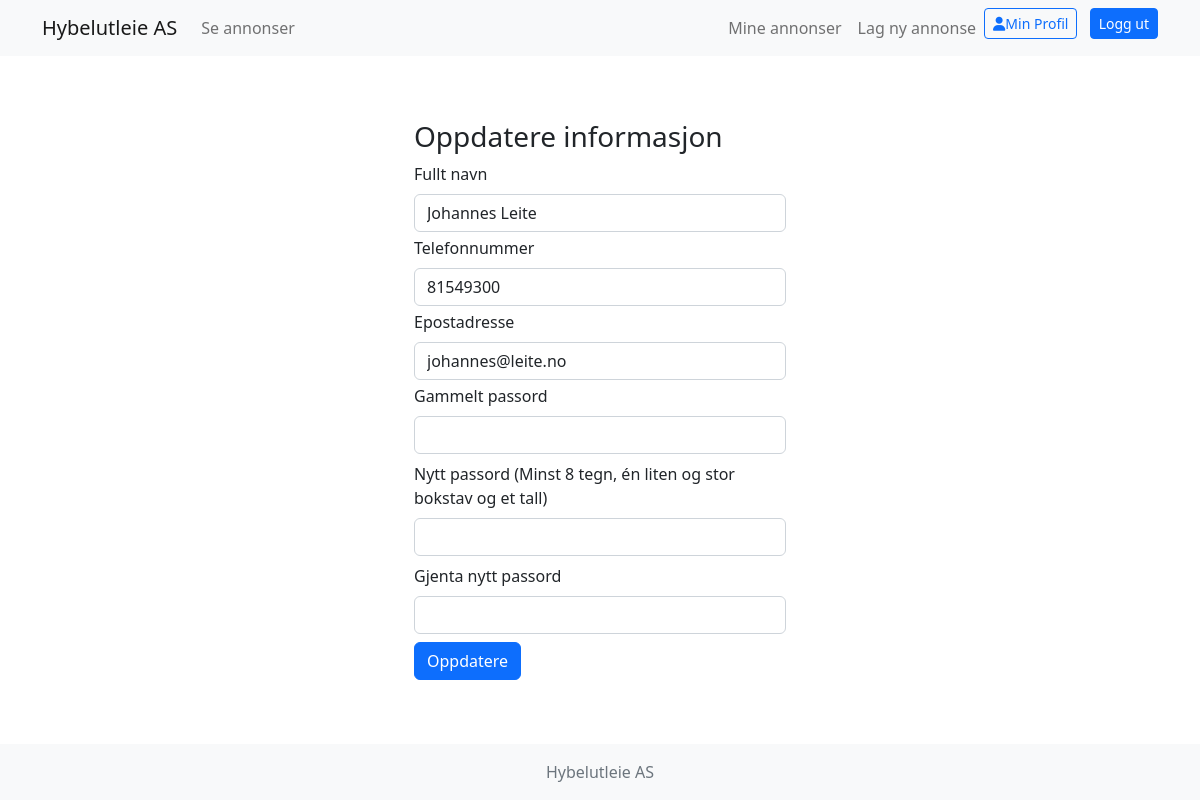
Screenshot of /public/pages/updateUser.php (signed in) with the database file from the repository.
### tables this page shows
CREATE TABLE `user` (
  `user_id` int(11) NOT NULL,
  `user_name` varchar(255) NOT NULL,
  `user_phone` varchar(15) NOT NULL,
  `user_email` varchar(255) NOT NULL,
  `user_hashed_password` varchar(255) NOT NULL
);

### private/initialize.php (called while the page is built, shortened)
<?php
    $session = new Session;
?>

### private/classes/session.class.php (called while the page is built, shortened)
<?php
require_once(__DIR__ . "/../initialize.php");
class Session {
    private function check_stored_login() {
        if (isset($_SESSION["user_id"])) {
            $this->user_id = $_SESSION["user_id"];
        }
    }
}

### private/classes/user.class.php (called while the page is built, shortened)
<?php
require_once(__DIR__ . '/../initialize.php');
class User extends Database {
    public function user_by_id($user_id)
    {
        $sql = "SELECT * FROM user WHERE user_id=?";
        $stmt = Database::$db->prepare($sql);
        $stmt->bind_param("s", $user_id);
        $stmt->execute();
        $result = $stmt->get_result();
        $user = $result->fetch_object();
        return $user;
    }
}

### public/pages/updateUser.php (the view, shortened to what this page needs)
<?php
require_once('../../private/initialize.php');
include(INC_PATH . '/header.php');
$user = new User;
$user = $user->user_by_id($session->user_id);
?>
<div class="container h-100 d-flex align-items-center">
    <div class="col-md-4 py-3 mx-auto">
        <h3>Oppdatere informasjon</h3>
        <form action="<?php echo htmlspecialchars($_SERVER["PHP_SELF"]); ?>" method="POST">
            <div class="form-outline mb-1">
                <label class="form-label" for="name">Fullt navn</label>
                <input type="text" name="user_name" id="name" class="form-control" value="<?php echo $user->user_name; ?>" />
            </div>
            <div class="form-outline mb-1">
                <label class="form-label" for="phone">Telefonnummer</label>
                <input type="text" name="user_phone" id="phone" class="form-control" value="<?php echo $user->user_phone; ?>" />
            </div>
            <div class="form-outline mb-1">
                <label class="form-label" for="email">Epostadresse</label>
                <input type="email" name="user_email" id="email" class="form-control" value="<?php echo $user->user_email; ?>" />
            </div>
            <div class="form-outline mb-2">
                <label class="form-label" for="password">Gammelt passord</label>
                <input type="password" name="user_old_password" id="password" class="form-control" />
            </div>
            <div class="form-outline mb-2">
                <label class="form-label" for="password">Nytt passord (Minst 8 tegn, én liten og stor bokstav og et tall)</label>
                <input type="password" name="user_password" id="password" class="form-control" />
            </div>
            <div class="form-outline mb-2">
                <label class="form-label" for="check_password">Gjenta nytt passord</label>
                <input type="password" name="user_check_password" id="check_password" class="form-control" />
            </div>
            <button type="submit" name="submit" class="btn btn-primary">Oppdatere</button>
        </form>
    </div>
</div>
<?php
include(INC_PATH . '/footer.php');

### rows the page displays
user: user_name "Johannes Leite", user_phone "81549300", user_email "johannes@leite.no"
